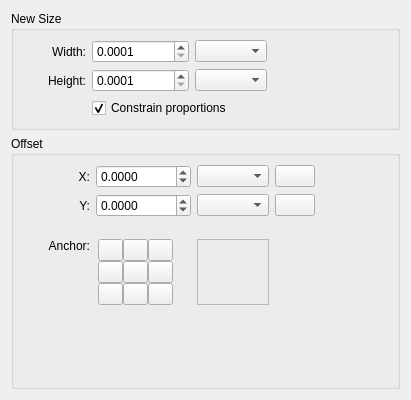
<?xml version="1.0" encoding="UTF-8"?>
<ui version="4.0">
 <author>
    SPDX-FileCopyrightText: none
    SPDX-License-Identifier: GPL-3.0-or-later
  </author>
 <class>WdgCanvasSize</class>
 <widget class="QWidget" name="WdgCanvasSize">
  <property name="geometry">
   <rect>
    <x>0</x>
    <y>0</y>
    <width>411</width>
    <height>400</height>
   </rect>
  </property>
  <property name="sizePolicy">
   <sizepolicy hsizetype="Fixed" vsizetype="Preferred">
    <horstretch>0</horstretch>
    <verstretch>0</verstretch>
   </sizepolicy>
  </property>
  <property name="windowTitle">
   <string>Canvas Size</string>
  </property>
  <layout class="QVBoxLayout" name="verticalLayout">
   <item>
    <widget class="QGroupBox" name="groupBox_2">
     <property name="title">
      <string>New Size</string>
     </property>
     <property name="flat">
      <bool>true</bool>
     </property>
     <layout class="QGridLayout" name="gridLayout_2">
      <item row="1" column="1">
       <widget class="QLabel" name="lblNewHeight">
        <property name="text">
         <string>Height:</string>
        </property>
        <property name="alignment">
         <set>Qt::AlignRight|Qt::AlignTrailing|Qt::AlignVCenter</set>
        </property>
       </widget>
      </item>
      <item row="1" column="3">
       <widget class="QComboBox" name="heightUnit"/>
      </item>
      <item row="0" column="4" rowspan="2">
       <widget class="KoAspectButton" name="aspectRatioBtn" native="true"/>
      </item>
      <item row="0" column="1">
       <widget class="QLabel" name="lblNewWidth">
        <property name="text">
         <string>Width:</string>
        </property>
        <property name="alignment">
         <set>Qt::AlignRight|Qt::AlignTrailing|Qt::AlignVCenter</set>
        </property>
       </widget>
      </item>
      <item row="0" column="2">
       <widget class="KisDoubleParseUnitSpinBox" name="newWidthDouble">
        <property name="decimals">
         <number>4</number>
        </property>
        <property name="minimum">
         <double>0.000100000000000</double>
        </property>
        <property name="maximum">
         <double>100000000.000000000000000</double>
        </property>
        <property name="singleStep">
         <double>0.100000000000000</double>
        </property>
       </widget>
      </item>
      <item row="1" column="2">
       <widget class="KisDoubleParseUnitSpinBox" name="newHeightDouble">
        <property name="decimals">
         <number>4</number>
        </property>
        <property name="minimum">
         <double>0.000100000000000</double>
        </property>
        <property name="maximum">
         <double>100000000.000000000000000</double>
        </property>
        <property name="singleStep">
         <double>0.100000000000000</double>
        </property>
       </widget>
      </item>
      <item row="1" column="0">
       <spacer name="horizontalSpacer_5">
        <property name="orientation">
         <enum>Qt::Horizontal</enum>
        </property>
        <property name="sizeType">
         <enum>QSizePolicy::Fixed</enum>
        </property>
        <property name="sizeHint" stdset="0">
         <size>
          <width>25</width>
          <height>20</height>
         </size>
        </property>
       </spacer>
      </item>
      <item row="0" column="3">
       <widget class="QComboBox" name="widthUnit"/>
      </item>
      <item row="1" column="5">
       <spacer name="horizontalSpacer_2">
        <property name="orientation">
         <enum>Qt::Horizontal</enum>
        </property>
        <property name="sizeType">
         <enum>QSizePolicy::MinimumExpanding</enum>
        </property>
        <property name="sizeHint" stdset="0">
         <size>
          <width>40</width>
          <height>20</height>
         </size>
        </property>
       </spacer>
      </item>
      <item row="2" column="2" colspan="4">
       <widget class="QCheckBox" name="constrainProportionsCkb">
        <property name="toolTip">
         <string>Constrain aspect ratio</string>
        </property>
        <property name="text">
         <string>Constrain proportions</string>
        </property>
        <property name="checked">
         <bool>true</bool>
        </property>
       </widget>
      </item>
     </layout>
    </widget>
   </item>
   <item>
    <widget class="QGroupBox" name="groupBox">
     <property name="title">
      <string>Offset</string>
     </property>
     <property name="flat">
      <bool>true</bool>
     </property>
     <layout class="QGridLayout" name="gridLayout">
      <item row="2" column="2">
       <spacer name="verticalSpacer_2">
        <property name="orientation">
         <enum>Qt::Vertical</enum>
        </property>
        <property name="sizeType">
         <enum>QSizePolicy::Fixed</enum>
        </property>
        <property name="sizeHint" stdset="0">
         <size>
          <width>20</width>
          <height>16</height>
         </size>
        </property>
       </spacer>
      </item>
      <item row="1" column="2">
       <widget class="KisDoubleParseUnitSpinBox" name="yOffsetDouble">
        <property name="decimals">
         <number>4</number>
        </property>
        <property name="minimum">
         <double>-10000.000000000000000</double>
        </property>
        <property name="maximum">
         <double>10000.000000000000000</double>
        </property>
        <property name="singleStep">
         <double>0.100000000000000</double>
        </property>
       </widget>
      </item>
      <item row="1" column="4">
       <widget class="QPushButton" name="lockyOffset">
        <property name="focusPolicy">
         <enum>Qt::TabFocus</enum>
        </property>
        <property name="text">
         <string/>
        </property>
       </widget>
      </item>
      <item row="0" column="1">
       <widget class="QLabel" name="lblXOff">
        <property name="text">
         <string>X:</string>
        </property>
        <property name="alignment">
         <set>Qt::AlignRight|Qt::AlignTrailing|Qt::AlignVCenter</set>
        </property>
       </widget>
      </item>
      <item row="0" column="4">
       <widget class="QPushButton" name="lockxOffset">
        <property name="focusPolicy">
         <enum>Qt::TabFocus</enum>
        </property>
        <property name="text">
         <string/>
        </property>
       </widget>
      </item>
      <item row="3" column="2">
       <layout class="QHBoxLayout" name="horizontalLayout">
        <item>
         <layout class="QGridLayout" name="gridLayout_3">
          <property name="spacing">
           <number>0</number>
          </property>
          <item row="0" column="0">
           <widget class="QPushButton" name="topLeft">
            <property name="sizePolicy">
             <sizepolicy hsizetype="Fixed" vsizetype="Fixed">
              <horstretch>0</horstretch>
              <verstretch>0</verstretch>
             </sizepolicy>
            </property>
            <property name="maximumSize">
             <size>
              <width>25</width>
              <height>25</height>
             </size>
            </property>
            <property name="focusPolicy">
             <enum>Qt::TabFocus</enum>
            </property>
            <property name="text">
             <string/>
            </property>
            <property name="iconSize">
             <size>
              <width>15</width>
              <height>15</height>
             </size>
            </property>
            <property name="checkable">
             <bool>true</bool>
            </property>
           </widget>
          </item>
          <item row="1" column="0">
           <widget class="QPushButton" name="middleLeft">
            <property name="sizePolicy">
             <sizepolicy hsizetype="Fixed" vsizetype="Fixed">
              <horstretch>0</horstretch>
              <verstretch>0</verstretch>
             </sizepolicy>
            </property>
            <property name="maximumSize">
             <size>
              <width>25</width>
              <height>25</height>
             </size>
            </property>
            <property name="focusPolicy">
             <enum>Qt::TabFocus</enum>
            </property>
            <property name="text">
             <string/>
            </property>
            <property name="iconSize">
             <size>
              <width>15</width>
              <height>15</height>
             </size>
            </property>
            <property name="checkable">
             <bool>true</bool>
            </property>
           </widget>
          </item>
          <item row="2" column="0">
           <widget class="QPushButton" name="bottomLeft">
            <property name="sizePolicy">
             <sizepolicy hsizetype="Fixed" vsizetype="Fixed">
              <horstretch>0</horstretch>
              <verstretch>0</verstretch>
             </sizepolicy>
            </property>
            <property name="maximumSize">
             <size>
              <width>25</width>
              <height>25</height>
             </size>
            </property>
            <property name="focusPolicy">
             <enum>Qt::TabFocus</enum>
            </property>
            <property name="text">
             <string/>
            </property>
            <property name="iconSize">
             <size>
              <width>15</width>
              <height>15</height>
             </size>
            </property>
            <property name="checkable">
             <bool>true</bool>
            </property>
           </widget>
          </item>
          <item row="1" column="1">
           <widget class="QPushButton" name="middleCenter">
            <property name="sizePolicy">
             <sizepolicy hsizetype="Fixed" vsizetype="Fixed">
              <horstretch>0</horstretch>
              <verstretch>0</verstretch>
             </sizepolicy>
            </property>
            <property name="maximumSize">
             <size>
              <width>25</width>
              <height>25</height>
             </size>
            </property>
            <property name="focusPolicy">
             <enum>Qt::TabFocus</enum>
            </property>
            <property name="text">
             <string/>
            </property>
            <property name="iconSize">
             <size>
              <width>15</width>
              <height>15</height>
             </size>
            </property>
            <property name="checkable">
             <bool>true</bool>
            </property>
           </widget>
          </item>
          <item row="2" column="1">
           <widget class="QPushButton" name="bottomCenter">
            <property name="sizePolicy">
             <sizepolicy hsizetype="Fixed" vsizetype="Fixed">
              <horstretch>0</horstretch>
              <verstretch>0</verstretch>
             </sizepolicy>
            </property>
            <property name="maximumSize">
             <size>
              <width>25</width>
              <height>25</height>
             </size>
            </property>
            <property name="focusPolicy">
             <enum>Qt::TabFocus</enum>
            </property>
            <property name="text">
             <string/>
            </property>
            <property name="iconSize">
             <size>
              <width>15</width>
              <height>15</height>
             </size>
            </property>
            <property name="checkable">
             <bool>true</bool>
            </property>
           </widget>
          </item>
          <item row="1" column="2">
           <widget class="QPushButton" name="middleRight">
            <property name="sizePolicy">
             <sizepolicy hsizetype="Fixed" vsizetype="Fixed">
              <horstretch>0</horstretch>
              <verstretch>0</verstretch>
             </sizepolicy>
            </property>
            <property name="maximumSize">
             <size>
              <width>25</width>
              <height>25</height>
             </size>
            </property>
            <property name="focusPolicy">
             <enum>Qt::TabFocus</enum>
            </property>
            <property name="text">
             <string/>
            </property>
            <property name="iconSize">
             <size>
              <width>15</width>
              <height>15</height>
             </size>
            </property>
            <property name="checkable">
             <bool>true</bool>
            </property>
           </widget>
          </item>
          <item row="0" column="1">
           <widget class="QPushButton" name="topCenter">
            <property name="sizePolicy">
             <sizepolicy hsizetype="Fixed" vsizetype="Fixed">
              <horstretch>0</horstretch>
              <verstretch>0</verstretch>
             </sizepolicy>
            </property>
            <property name="maximumSize">
             <size>
              <width>25</width>
              <height>25</height>
             </size>
            </property>
            <property name="focusPolicy">
             <enum>Qt::TabFocus</enum>
            </property>
            <property name="text">
             <string/>
            </property>
            <property name="iconSize">
             <size>
              <width>15</width>
              <height>15</height>
             </size>
            </property>
            <property name="checkable">
             <bool>true</bool>
            </property>
           </widget>
          </item>
          <item row="0" column="2">
           <widget class="QPushButton" name="topRight">
            <property name="sizePolicy">
             <sizepolicy hsizetype="Fixed" vsizetype="Fixed">
              <horstretch>0</horstretch>
              <verstretch>0</verstretch>
             </sizepolicy>
            </property>
            <property name="maximumSize">
             <size>
              <width>25</width>
              <height>25</height>
             </size>
            </property>
            <property name="focusPolicy">
             <enum>Qt::TabFocus</enum>
            </property>
            <property name="text">
             <string/>
            </property>
            <property name="iconSize">
             <size>
              <width>15</width>
              <height>15</height>
             </size>
            </property>
            <property name="checkable">
             <bool>true</bool>
            </property>
            <property name="flat">
             <bool>false</bool>
            </property>
           </widget>
          </item>
          <item row="2" column="2">
           <widget class="QPushButton" name="bottomRight">
            <property name="sizePolicy">
             <sizepolicy hsizetype="Fixed" vsizetype="Fixed">
              <horstretch>0</horstretch>
              <verstretch>0</verstretch>
             </sizepolicy>
            </property>
            <property name="maximumSize">
             <size>
              <width>25</width>
              <height>25</height>
             </size>
            </property>
            <property name="focusPolicy">
             <enum>Qt::TabFocus</enum>
            </property>
            <property name="text">
             <string/>
            </property>
            <property name="iconSize">
             <size>
              <width>15</width>
              <height>15</height>
             </size>
            </property>
            <property name="checkable">
             <bool>true</bool>
            </property>
           </widget>
          </item>
         </layout>
        </item>
        <item>
         <spacer name="horizontalSpacer">
          <property name="orientation">
           <enum>Qt::Horizontal</enum>
          </property>
          <property name="sizeType">
           <enum>QSizePolicy::Maximum</enum>
          </property>
          <property name="sizeHint" stdset="0">
           <size>
            <width>16</width>
            <height>20</height>
           </size>
          </property>
         </spacer>
        </item>
       </layout>
      </item>
      <item row="1" column="3">
       <widget class="QComboBox" name="yOffUnit"/>
      </item>
      <item row="0" column="2">
       <widget class="KisDoubleParseUnitSpinBox" name="xOffsetDouble">
        <property name="decimals">
         <number>4</number>
        </property>
        <property name="minimum">
         <double>-10000.000000000000000</double>
        </property>
        <property name="maximum">
         <double>10000.000000000000000</double>
        </property>
        <property name="singleStep">
         <double>0.100000000000000</double>
        </property>
       </widget>
      </item>
      <item row="3" column="0">
       <spacer name="horizontalSpacer_6">
        <property name="orientation">
         <enum>Qt::Horizontal</enum>
        </property>
        <property name="sizeType">
         <enum>QSizePolicy::Fixed</enum>
        </property>
        <property name="sizeHint" stdset="0">
         <size>
          <width>25</width>
          <height>20</height>
         </size>
        </property>
       </spacer>
      </item>
      <item row="1" column="1">
       <widget class="QLabel" name="lblYOff">
        <property name="text">
         <string>Y:</string>
        </property>
        <property name="alignment">
         <set>Qt::AlignRight|Qt::AlignTrailing|Qt::AlignVCenter</set>
        </property>
       </widget>
      </item>
      <item row="3" column="1">
       <widget class="QLabel" name="lblAnchor">
        <property name="text">
         <string>Anchor:</string>
        </property>
        <property name="alignment">
         <set>Qt::AlignRight|Qt::AlignTop|Qt::AlignTrailing</set>
        </property>
       </widget>
      </item>
      <item row="4" column="2">
       <spacer name="verticalSpacer">
        <property name="orientation">
         <enum>Qt::Vertical</enum>
        </property>
        <property name="sizeType">
         <enum>QSizePolicy::MinimumExpanding</enum>
        </property>
        <property name="sizeHint" stdset="0">
         <size>
          <width>20</width>
          <height>30</height>
         </size>
        </property>
       </spacer>
      </item>
      <item row="0" column="3">
       <widget class="QComboBox" name="xOffUnit"/>
      </item>
      <item row="3" column="3">
       <widget class="QFrame" name="previewCanvas">
        <property name="sizePolicy">
         <sizepolicy hsizetype="Preferred" vsizetype="Preferred">
          <horstretch>0</horstretch>
          <verstretch>0</verstretch>
         </sizepolicy>
        </property>
        <property name="minimumSize">
         <size>
          <width>0</width>
          <height>0</height>
         </size>
        </property>
        <property name="frameShape">
         <enum>QFrame::StyledPanel</enum>
        </property>
        <property name="frameShadow">
         <enum>QFrame::Sunken</enum>
        </property>
        <layout class="QVBoxLayout" name="verticalLayout_2">
         <property name="leftMargin">
          <number>2</number>
         </property>
         <property name="topMargin">
          <number>2</number>
         </property>
         <property name="rightMargin">
          <number>2</number>
         </property>
         <property name="bottomMargin">
          <number>2</number>
         </property>
         <item>
          <widget class="KCanvasPreview" name="canvasPreview" native="true"/>
         </item>
        </layout>
       </widget>
      </item>
      <item row="0" column="5">
       <spacer name="horizontalSpacer_3">
        <property name="orientation">
         <enum>Qt::Horizontal</enum>
        </property>
        <property name="sizeHint" stdset="0">
         <size>
          <width>40</width>
          <height>20</height>
         </size>
        </property>
       </spacer>
      </item>
      <item row="3" column="5">
       <spacer name="horizontalSpacer_4">
        <property name="orientation">
         <enum>Qt::Horizontal</enum>
        </property>
        <property name="sizeType">
         <enum>QSizePolicy::MinimumExpanding</enum>
        </property>
        <property name="sizeHint" stdset="0">
         <size>
          <width>40</width>
          <height>20</height>
         </size>
        </property>
       </spacer>
      </item>
     </layout>
    </widget>
   </item>
  </layout>
 </widget>
 <customwidgets>
  <customwidget>
   <class>KoAspectButton</class>
   <extends>QWidget</extends>
   <header>KoAspectButton.h</header>
   <container>1</container>
  </customwidget>
  <customwidget>
   <class>KisDoubleParseUnitSpinBox</class>
   <extends>QDoubleSpinBox</extends>
   <header>kis_double_parse_unit_spin_box.h</header>
  </customwidget>
  <customwidget>
   <class>KCanvasPreview</class>
   <extends>QWidget</extends>
   <header>kcanvaspreview.h</header>
   <container>1</container>
  </customwidget>
 </customwidgets>
 <tabstops>
  <tabstop>newWidthDouble</tabstop>
  <tabstop>widthUnit</tabstop>
  <tabstop>newHeightDouble</tabstop>
  <tabstop>heightUnit</tabstop>
  <tabstop>constrainProportionsCkb</tabstop>
  <tabstop>xOffsetDouble</tabstop>
  <tabstop>xOffUnit</tabstop>
  <tabstop>lockxOffset</tabstop>
  <tabstop>yOffsetDouble</tabstop>
  <tabstop>yOffUnit</tabstop>
  <tabstop>lockyOffset</tabstop>
  <tabstop>topLeft</tabstop>
  <tabstop>topCenter</tabstop>
  <tabstop>topRight</tabstop>
  <tabstop>middleLeft</tabstop>
  <tabstop>middleCenter</tabstop>
  <tabstop>middleRight</tabstop>
  <tabstop>bottomLeft</tabstop>
  <tabstop>bottomCenter</tabstop>
  <tabstop>bottomRight</tabstop>
 </tabstops>
 <resources/>
 <connections/>
</ui>
